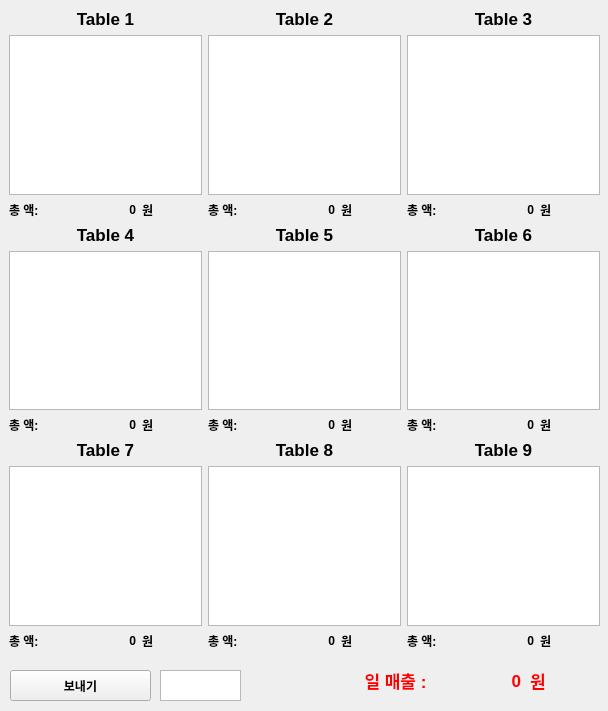
<?xml version="1.0" encoding="UTF-8"?>
<ui version="4.0">
 <class>Form</class>
 <widget class="QWidget" name="Form">
  <property name="geometry">
   <rect>
    <x>0</x>
    <y>0</y>
    <width>608</width>
    <height>711</height>
   </rect>
  </property>
  <property name="windowTitle">
   <string>Form</string>
  </property>
  <widget class="QWidget" name="gridLayoutWidget">
   <property name="geometry">
    <rect>
     <x>9</x>
     <y>9</y>
     <width>591</width>
     <height>641</height>
    </rect>
   </property>
   <layout class="QGridLayout" name="gridLayout">
    <item row="6" column="3">
     <layout class="QHBoxLayout" name="horizontalLayout_6">
      <item>
       <widget class="QLabel" name="label_table5_t_price_5">
        <property name="font">
         <font>
          <weight>75</weight>
          <bold>true</bold>
         </font>
        </property>
        <property name="text">
         <string>총 액:</string>
        </property>
       </widget>
      </item>
      <item>
       <widget class="QLabel" name="label_price_5">
        <property name="font">
         <font>
          <weight>75</weight>
          <bold>true</bold>
         </font>
        </property>
        <property name="text">
         <string>0</string>
        </property>
        <property name="alignment">
         <set>Qt::AlignRight|Qt::AlignTrailing|Qt::AlignVCenter</set>
        </property>
       </widget>
      </item>
      <item>
       <widget class="QLabel" name="label_table5_won">
        <property name="font">
         <font>
          <weight>75</weight>
          <bold>true</bold>
         </font>
        </property>
        <property name="text">
         <string>원</string>
        </property>
       </widget>
      </item>
     </layout>
    </item>
    <item row="8" column="1">
     <widget class="QTextBrowser" name="textBrowser_table_7"/>
    </item>
    <item row="5" column="1">
     <widget class="QTextBrowser" name="textBrowser_table_4"/>
    </item>
    <item row="6" column="4">
     <layout class="QHBoxLayout" name="horizontalLayout_11">
      <item>
       <widget class="QLabel" name="label_table6_t_price_6">
        <property name="font">
         <font>
          <weight>75</weight>
          <bold>true</bold>
         </font>
        </property>
        <property name="text">
         <string>총 액:</string>
        </property>
       </widget>
      </item>
      <item>
       <widget class="QLabel" name="label_price_6">
        <property name="font">
         <font>
          <weight>75</weight>
          <bold>true</bold>
         </font>
        </property>
        <property name="text">
         <string>0</string>
        </property>
        <property name="alignment">
         <set>Qt::AlignRight|Qt::AlignTrailing|Qt::AlignVCenter</set>
        </property>
       </widget>
      </item>
      <item>
       <widget class="QLabel" name="label_table6_won">
        <property name="font">
         <font>
          <weight>75</weight>
          <bold>true</bold>
         </font>
        </property>
        <property name="text">
         <string>원</string>
        </property>
       </widget>
      </item>
     </layout>
    </item>
    <item row="0" column="4">
     <widget class="QLabel" name="label_table_3">
      <property name="font">
       <font>
        <pointsize>13</pointsize>
        <weight>75</weight>
        <bold>true</bold>
       </font>
      </property>
      <property name="text">
       <string>Table 3</string>
      </property>
      <property name="alignment">
       <set>Qt::AlignCenter</set>
      </property>
     </widget>
    </item>
    <item row="5" column="4">
     <widget class="QTextBrowser" name="textBrowser_table_6"/>
    </item>
    <item row="1" column="4">
     <widget class="QTextBrowser" name="textBrowser_table_3"/>
    </item>
    <item row="0" column="1">
     <widget class="QLabel" name="label_table_1">
      <property name="font">
       <font>
        <pointsize>13</pointsize>
        <weight>75</weight>
        <bold>true</bold>
       </font>
      </property>
      <property name="text">
       <string>Table 1</string>
      </property>
      <property name="alignment">
       <set>Qt::AlignCenter</set>
      </property>
     </widget>
    </item>
    <item row="7" column="4">
     <widget class="QLabel" name="label_table_9">
      <property name="font">
       <font>
        <pointsize>13</pointsize>
        <weight>75</weight>
        <bold>true</bold>
       </font>
      </property>
      <property name="text">
       <string>Table 9</string>
      </property>
      <property name="alignment">
       <set>Qt::AlignCenter</set>
      </property>
     </widget>
    </item>
    <item row="9" column="1">
     <layout class="QHBoxLayout" name="horizontalLayout_23">
      <item>
       <widget class="QLabel" name="label_table7_t_price_10">
        <property name="font">
         <font>
          <weight>75</weight>
          <bold>true</bold>
         </font>
        </property>
        <property name="text">
         <string>총 액:</string>
        </property>
       </widget>
      </item>
      <item>
       <widget class="QLabel" name="label_price_7">
        <property name="font">
         <font>
          <weight>75</weight>
          <bold>true</bold>
         </font>
        </property>
        <property name="text">
         <string>0</string>
        </property>
        <property name="alignment">
         <set>Qt::AlignRight|Qt::AlignTrailing|Qt::AlignVCenter</set>
        </property>
       </widget>
      </item>
      <item>
       <widget class="QLabel" name="label_table7_won">
        <property name="font">
         <font>
          <weight>75</weight>
          <bold>true</bold>
         </font>
        </property>
        <property name="text">
         <string>원</string>
        </property>
       </widget>
      </item>
     </layout>
    </item>
    <item row="2" column="4">
     <layout class="QHBoxLayout" name="horizontalLayout_5">
      <item>
       <widget class="QLabel" name="label_table3_t_price">
        <property name="font">
         <font>
          <weight>75</weight>
          <bold>true</bold>
         </font>
        </property>
        <property name="text">
         <string>총 액:</string>
        </property>
       </widget>
      </item>
      <item>
       <widget class="QLabel" name="label_price_3">
        <property name="font">
         <font>
          <weight>75</weight>
          <bold>true</bold>
         </font>
        </property>
        <property name="text">
         <string>0</string>
        </property>
        <property name="alignment">
         <set>Qt::AlignRight|Qt::AlignTrailing|Qt::AlignVCenter</set>
        </property>
       </widget>
      </item>
      <item>
       <widget class="QLabel" name="label_table3_won">
        <property name="font">
         <font>
          <weight>75</weight>
          <bold>true</bold>
         </font>
        </property>
        <property name="text">
         <string>원</string>
        </property>
       </widget>
      </item>
     </layout>
    </item>
    <item row="1" column="3">
     <widget class="QTextBrowser" name="textBrowser_table_2"/>
    </item>
    <item row="4" column="1">
     <widget class="QLabel" name="label_table_4">
      <property name="font">
       <font>
        <pointsize>13</pointsize>
        <weight>75</weight>
        <bold>true</bold>
       </font>
      </property>
      <property name="text">
       <string>Table 4</string>
      </property>
      <property name="alignment">
       <set>Qt::AlignCenter</set>
      </property>
     </widget>
    </item>
    <item row="9" column="3">
     <layout class="QHBoxLayout" name="horizontalLayout_24">
      <item>
       <widget class="QLabel" name="label_table8_t_price_11">
        <property name="font">
         <font>
          <weight>75</weight>
          <bold>true</bold>
         </font>
        </property>
        <property name="text">
         <string>총 액:</string>
        </property>
       </widget>
      </item>
      <item>
       <widget class="QLabel" name="label_price_8">
        <property name="font">
         <font>
          <weight>75</weight>
          <bold>true</bold>
         </font>
        </property>
        <property name="text">
         <string>0</string>
        </property>
        <property name="alignment">
         <set>Qt::AlignRight|Qt::AlignTrailing|Qt::AlignVCenter</set>
        </property>
       </widget>
      </item>
      <item>
       <widget class="QLabel" name="label_table8_won">
        <property name="font">
         <font>
          <weight>75</weight>
          <bold>true</bold>
         </font>
        </property>
        <property name="text">
         <string>원</string>
        </property>
       </widget>
      </item>
     </layout>
    </item>
    <item row="8" column="4">
     <widget class="QTextBrowser" name="textBrowser_table_9"/>
    </item>
    <item row="7" column="3">
     <widget class="QLabel" name="label_table_8">
      <property name="font">
       <font>
        <pointsize>13</pointsize>
        <weight>75</weight>
        <bold>true</bold>
       </font>
      </property>
      <property name="text">
       <string>Table 8</string>
      </property>
      <property name="alignment">
       <set>Qt::AlignCenter</set>
      </property>
     </widget>
    </item>
    <item row="2" column="1">
     <layout class="QHBoxLayout" name="horizontalLayout">
      <item>
       <widget class="QLabel" name="label_table1_t_price">
        <property name="font">
         <font>
          <weight>75</weight>
          <bold>true</bold>
         </font>
        </property>
        <property name="text">
         <string>총 액:</string>
        </property>
       </widget>
      </item>
      <item>
       <widget class="QLabel" name="label_price_1">
        <property name="font">
         <font>
          <weight>75</weight>
          <bold>true</bold>
         </font>
        </property>
        <property name="text">
         <string>0</string>
        </property>
        <property name="alignment">
         <set>Qt::AlignRight|Qt::AlignTrailing|Qt::AlignVCenter</set>
        </property>
       </widget>
      </item>
      <item>
       <widget class="QLabel" name="label_table1_won">
        <property name="font">
         <font>
          <weight>75</weight>
          <bold>true</bold>
         </font>
        </property>
        <property name="text">
         <string>원</string>
        </property>
       </widget>
      </item>
     </layout>
    </item>
    <item row="2" column="3">
     <layout class="QHBoxLayout" name="horizontalLayout_4">
      <item>
       <widget class="QLabel" name="label_table2_t_price">
        <property name="font">
         <font>
          <weight>75</weight>
          <bold>true</bold>
         </font>
        </property>
        <property name="text">
         <string>총 액:</string>
        </property>
       </widget>
      </item>
      <item>
       <widget class="QLabel" name="label_price_2">
        <property name="font">
         <font>
          <weight>75</weight>
          <bold>true</bold>
         </font>
        </property>
        <property name="text">
         <string>0</string>
        </property>
        <property name="alignment">
         <set>Qt::AlignRight|Qt::AlignTrailing|Qt::AlignVCenter</set>
        </property>
       </widget>
      </item>
      <item>
       <widget class="QLabel" name="label_table2_won">
        <property name="font">
         <font>
          <weight>75</weight>
          <bold>true</bold>
         </font>
        </property>
        <property name="text">
         <string>원</string>
        </property>
       </widget>
      </item>
     </layout>
    </item>
    <item row="0" column="3">
     <widget class="QLabel" name="label_table_2">
      <property name="font">
       <font>
        <pointsize>13</pointsize>
        <weight>75</weight>
        <bold>true</bold>
       </font>
      </property>
      <property name="text">
       <string>Table 2</string>
      </property>
      <property name="alignment">
       <set>Qt::AlignCenter</set>
      </property>
     </widget>
    </item>
    <item row="6" column="1">
     <layout class="QHBoxLayout" name="horizontalLayout_10">
      <item>
       <widget class="QLabel" name="label_table4_t_price_4">
        <property name="font">
         <font>
          <weight>75</weight>
          <bold>true</bold>
         </font>
        </property>
        <property name="text">
         <string>총 액:</string>
        </property>
       </widget>
      </item>
      <item>
       <widget class="QLabel" name="label_price_4">
        <property name="font">
         <font>
          <weight>75</weight>
          <bold>true</bold>
         </font>
        </property>
        <property name="text">
         <string>0</string>
        </property>
        <property name="alignment">
         <set>Qt::AlignRight|Qt::AlignTrailing|Qt::AlignVCenter</set>
        </property>
       </widget>
      </item>
      <item>
       <widget class="QLabel" name="label_table4_won">
        <property name="font">
         <font>
          <weight>75</weight>
          <bold>true</bold>
         </font>
        </property>
        <property name="text">
         <string>원</string>
        </property>
       </widget>
      </item>
     </layout>
    </item>
    <item row="7" column="1">
     <widget class="QLabel" name="label_table_7">
      <property name="font">
       <font>
        <pointsize>13</pointsize>
        <weight>75</weight>
        <bold>true</bold>
       </font>
      </property>
      <property name="text">
       <string>Table 7</string>
      </property>
      <property name="alignment">
       <set>Qt::AlignCenter</set>
      </property>
     </widget>
    </item>
    <item row="8" column="3">
     <widget class="QTextBrowser" name="textBrowser_table_8"/>
    </item>
    <item row="4" column="3">
     <widget class="QLabel" name="label_table_5">
      <property name="font">
       <font>
        <pointsize>13</pointsize>
        <weight>75</weight>
        <bold>true</bold>
       </font>
      </property>
      <property name="text">
       <string>Table 5</string>
      </property>
      <property name="alignment">
       <set>Qt::AlignCenter</set>
      </property>
     </widget>
    </item>
    <item row="4" column="4">
     <widget class="QLabel" name="label_table_6">
      <property name="font">
       <font>
        <pointsize>13</pointsize>
        <weight>75</weight>
        <bold>true</bold>
       </font>
      </property>
      <property name="text">
       <string>Table 6</string>
      </property>
      <property name="alignment">
       <set>Qt::AlignCenter</set>
      </property>
     </widget>
    </item>
    <item row="1" column="1">
     <widget class="QTextBrowser" name="textBrowser_table_1"/>
    </item>
    <item row="5" column="3">
     <widget class="QTextBrowser" name="textBrowser_table_5"/>
    </item>
    <item row="9" column="4">
     <layout class="QHBoxLayout" name="horizontalLayout_25">
      <item>
       <widget class="QLabel" name="label_table9_t_price_12">
        <property name="font">
         <font>
          <weight>75</weight>
          <bold>true</bold>
         </font>
        </property>
        <property name="text">
         <string>총 액:</string>
        </property>
       </widget>
      </item>
      <item>
       <widget class="QLabel" name="label_price_9">
        <property name="font">
         <font>
          <weight>75</weight>
          <bold>true</bold>
         </font>
        </property>
        <property name="text">
         <string>0</string>
        </property>
        <property name="alignment">
         <set>Qt::AlignRight|Qt::AlignTrailing|Qt::AlignVCenter</set>
        </property>
       </widget>
      </item>
      <item>
       <widget class="QLabel" name="label_table9_won">
        <property name="font">
         <font>
          <weight>75</weight>
          <bold>true</bold>
         </font>
        </property>
        <property name="text">
         <string>원</string>
        </property>
       </widget>
      </item>
     </layout>
    </item>
   </layout>
  </widget>
  <widget class="QPushButton" name="btn_send_food">
   <property name="geometry">
    <rect>
     <x>10</x>
     <y>670</y>
     <width>141</width>
     <height>31</height>
    </rect>
   </property>
   <property name="font">
    <font>
     <weight>75</weight>
     <bold>true</bold>
    </font>
   </property>
   <property name="text">
    <string>보내기</string>
   </property>
  </widget>
  <widget class="QLabel" name="label_revenue_val">
   <property name="geometry">
    <rect>
     <x>430</x>
     <y>671</y>
     <width>91</width>
     <height>20</height>
    </rect>
   </property>
   <property name="font">
    <font>
     <pointsize>13</pointsize>
     <weight>75</weight>
     <bold>true</bold>
    </font>
   </property>
   <property name="layoutDirection">
    <enum>Qt::LeftToRight</enum>
   </property>
   <property name="styleSheet">
    <string notr="true">color:red</string>
   </property>
   <property name="text">
    <string>0</string>
   </property>
   <property name="alignment">
    <set>Qt::AlignRight|Qt::AlignTrailing|Qt::AlignVCenter</set>
   </property>
  </widget>
  <widget class="QLabel" name="label_revenue">
   <property name="geometry">
    <rect>
     <x>360</x>
     <y>670</y>
     <width>71</width>
     <height>20</height>
    </rect>
   </property>
   <property name="font">
    <font>
     <pointsize>13</pointsize>
     <weight>75</weight>
     <bold>true</bold>
    </font>
   </property>
   <property name="styleSheet">
    <string notr="true">color:red</string>
   </property>
   <property name="text">
    <string>일 매출 :</string>
   </property>
   <property name="alignment">
    <set>Qt::AlignCenter</set>
   </property>
  </widget>
  <widget class="QLabel" name="label_revenue_val_won">
   <property name="geometry">
    <rect>
     <x>530</x>
     <y>670</y>
     <width>21</width>
     <height>21</height>
    </rect>
   </property>
   <property name="font">
    <font>
     <pointsize>13</pointsize>
     <weight>75</weight>
     <bold>true</bold>
    </font>
   </property>
   <property name="styleSheet">
    <string notr="true">color:red</string>
   </property>
   <property name="text">
    <string>원</string>
   </property>
  </widget>
  <widget class="QTextEdit" name="textEdit_set_table_num">
   <property name="geometry">
    <rect>
     <x>160</x>
     <y>670</y>
     <width>81</width>
     <height>31</height>
    </rect>
   </property>
  </widget>
 </widget>
 <resources/>
 <connections>
  <connection>
   <sender>btn_send_food</sender>
   <signal>clicked()</signal>
   <receiver>Form</receiver>
   <slot>send_table_num()</slot>
   <hints>
    <hint type="sourcelabel">
     <x>116</x>
     <y>685</y>
    </hint>
    <hint type="destinationlabel">
     <x>240</x>
     <y>682</y>
    </hint>
   </hints>
  </connection>
 </connections>
 <slots>
  <slot>send_table_num()</slot>
 </slots>
</ui>
